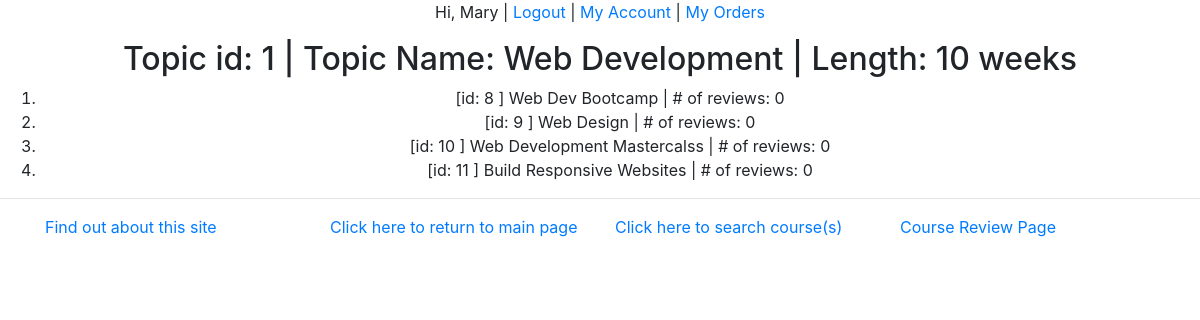
/myapp/1/ (signed in), run on the app's committed database.
### myapp/models.py (models this page shows, shortened)
class Topic(models.Model):
    name = models.CharField(max_length=200)
    length = models.IntegerField(default=12)

class Course(models.Model):
    title = models.CharField(max_length=200)
    topic = models.ForeignKey(Topic, related_name='courses', on_delete=models.CASCADE)
    price = models.DecimalField(max_digits=10, decimal_places=2,
                                validators=[MinValueValidator(50), MaxValueValidator(500)])
    for_everyone = models.BooleanField(default=True)
    description = models.TextField(blank=True)
    num_reviews = models.PositiveIntegerField(default=0)
    def __str__(self):
        return '[id: ' + str(self.id) + ' ] ' + self.title + '  | # of reviews: ' + str(self.num_reviews)

### myapp/views.py (the view)
# urls.py: path(r'<int:topic_id>/', views.detail, name='detail'),
def detail(request, topic_id):
    topic = get_object_or_404(Topic, pk=topic_id)
    related_courses = Course.objects.filter(topic=topic_id)
    return render(request, 'myapp/detail.html',
                  {'topic_id': topic_id, 'topic': topic, 'related_courses': related_courses})

### myapp/templates/myapp/detail.html
{% extends 'myapp/base.html' %}
{% block body_block %}
    {% if topic_id %}
        <h2>
            Topic id: {{ topic_id }} | Topic Name: {{ topic.name }} | Length: {{ topic.length }} weeks
        </h2>
    {% else %}
        <strong>There are no available topic with this id!</strong>
    {% endif %}
    {% if related_courses %}
        <ol>
            {% for course  in related_courses %}
                <li> {{ course }} </li>
            {% endfor %}
        </ol>
    {% else %}
        <strong>There are no related coursed for this topic!</strong>
    {% endif %}
{% endblock %}

### myapp/templates/myapp/base.html (shortened to what this page needs)
{% load static %}
<!DOCTYPE html>
<html>
<head>
    <link rel="stylesheet" type="text/css" href="{% static 'myapp/style.css' %}"/>
    <link rel="stylesheet" href="https://cdn.jsdelivr.net/npm/bootstrap@4.5.3/dist/css/bootstrap.min.css"
>
</head>
<body>
<div class="text-center">
    {% if request.user.username %}
        <p>Hi, {{ request.user.first_name }} | <a href="{% url 'myapp:logout' %}">Logout</a> | <a
                href="{% url 'myapp:myaccount' %}">My Account</a> | <a href="{% url 'myapp:myorders' %}">My Orders</a>
        </p>
    {% else %}
        <p><a href="{% url 'myapp:login' %}">You can LOGIN here</a> | <a href="{% url 'myapp:register' %}">You can
            REGISTER here</a></p>
    {% endif %}
    {% block body_block %}*** {% endblock %}
</div>
<hr/>
<div class="container">
    <div class="row justify-content-center">
        <div class="col-3"><a href="{% url 'myapp:about' %}">Find out about this site</a></div>
        <div class="col-3"><a href="{% url 'myapp:index' %}">Click here to return to main page</a></div>
        <div class="col-3"><a href="{% url 'myapp:findcourses' %}">Click here to search course(s)</a></div>
        <div class="col-3"><a href="{% url 'myapp:review' %}">Course Review Page</a></div>
    </div>
</div>
</body>
</html>

### data on the page
Topic: name "Web Development", length "10"
Course: id+title+num_reviews "[id: 8 ] Web Dev Bootcamp | # of reviews: 0"
Course: id+title+num_reviews "[id: 9 ] Web Design | # of reviews: 0"
Course: id+title+num_reviews "[id: 10 ] Web Development Mastercalss | # of reviews: 0"
Course: id+title+num_reviews "[id: 11 ] Build Responsive Websites | # of reviews: 0"

### other printed values
{{ request.user.first_name }} "Mary"
{{ topic_id }} "1"
